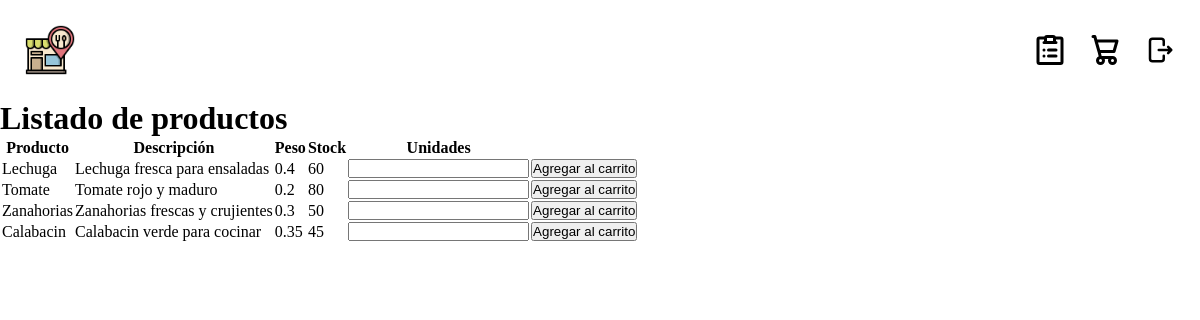
Screenshot of /productos.php?categoria=3 (signed in) with the database file from the repository.
### tables this page shows
CREATE TABLE producto(
    cod_producto INT PRIMARY KEY,
    nombre VARCHAR(40) NOT NULL,
    descripcion VARCHAR(100) NOT NULL,
    peso FLOAT NOT NULL,
    stock INT NOT NULL,
    cod_categoria INT NOT NULL,
    FOREIGN KEY(cod_categoria) REFERENCES categoria(cod_categoria)
);

### conexionBBDD.php (called while the page is built, shortened)
<?php
class Conexion extends PDO
{
    private $SERVIDOR = 'localhost';
    private $BD = 'restaurante';
    public function __construct()
    {
        $dsn = "mysql:host=$this->SERVIDOR;dbname=$this->BD;charset=utf8";
    }
    function mostrarProductos($categoria)
    {
        $consulta = "SELECT * FROM producto WHERE cod_categoria = :cod_categoria";
        $stmt = $this->prepare($consulta);
        $stmt->bindParam(':cod_categoria', $categoria);
        try {
            $stmt->execute();
            $resultado = $stmt->fetchAll(PDO::FETCH_ASSOC);
        } catch (PDOException $e) {
            return false;
        }
        return $resultado;
    }
}

### productos.php (the view, shortened to what this page needs)
<!DOCTYPE html>
<html lang="en">
<head>
    <link rel="stylesheet" href="./styles/style.css">
</head>
<body>
    <?php require "./cabecera.php"; ?>
    <h1>Listado de productos</h1>
    <?php
    if (isset($_GET['categoria'])) {
        $id_categoria = $_GET['categoria'];
        require_once "./conexionBBDD.php";
        $resultado = (new Conexion())->mostrarProductos($id_categoria);
        if ($resultado == false) {
            echo "<p style='color: red'>Error en la consulta de la base de datos.</p>";
        } else {
            echo "<table>";
            echo "<tr><th>Producto</th><th>Descripción</th><th>Peso</th><th>Stock</th><th>Unidades</th></tr>";
            foreach ($resultado as $producto) {
                echo "<tr><td>$producto[nombre]</td><td>$producto[descripcion]</td><td>$producto[peso]</td><td>$producto[stock]</td>";
                echo "<td><form action='agregarProducto.php' method='post'><input type='number' name='numProductos' min='1' required></td>";
                echo "<td><input type='hidden' name='cod_producto' value='$producto[cod_producto]'><input type='submit' value='Agregar al carrito'></td>";
                echo "</form></tr>";
            }
            echo "</table>";
        }
    } else {
        echo "<p style='color: red'>Error para seleccionar los productos en base a la categoría.</p>";
    }
    ?>
</body>
</html>

### styles/style.css (style rules this page uses)
html, body { height: 100%; width: 100%; }
* { margin: 0%; padding: 0%; box-sizing: border-box; }

### rows the page displays
producto: nombre "Lechuga", descripcion "Lechuga fresca para ensaladas", peso "0.4", stock "60"
producto: nombre "Tomate", descripcion "Tomate rojo y maduro", peso "0.2", stock "80"
producto: nombre "Zanahorias", descripcion "Zanahorias frescas y crujientes", peso "0.3", stock "50"
producto: nombre "Calabacin", descripcion "Calabacin verde para cocinar", peso "0.35", stock "45"
